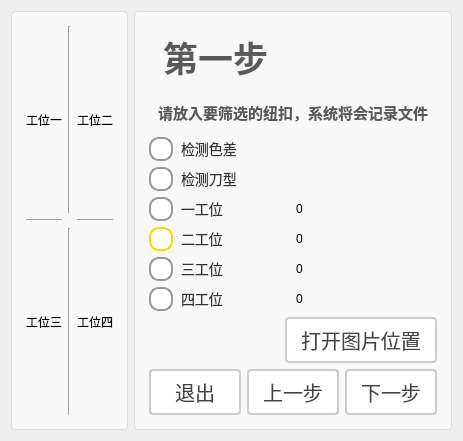
     <widget class="QWidget" name="tab_3">
      <attribute name="title">
       <string>tab_3</string>
      </attribute>
      <layout class="QHBoxLayout" name="horizontalLayout_9" stretch="5,2">
       <item>
        <widget class="QGroupBox" name="groupBox_5">
         <property name="styleSheet">
          <string notr="true">QGroupBox {
    border: 1px solid #DDD;
    border-radius: 4px;
    font: bold 14px;
    color: #666;
    background-color: #F8F8F8;
    padding: 5px; 
}

QGroupBox::title {
    subcontrol-origin: margin;
    subcontrol-position: top left;
    left: 10px;
    padding: 0 5px;
}</string>
         </property>
         <property name="title">
          <string/>
         </property>
         <layout class="QGridLayout" name="gridLayout">
          <item row="0" column="0">
           <widget class="QLabel" name="label_tab3_imgDisplay1">
            <property name="sizePolicy">
             <sizepolicy hsizetype="Minimum" vsizetype="Minimum">
              <horstretch>0</horstretch>
              <verstretch>0</verstretch>
             </sizepolicy>
            </property>
            <property name="text">
             <string>工位一</string>
            </property>
           </widget>
          </item>
          <item row="0" column="1">
           <widget class="Line" name="line_3">
            <property name="orientation">
             <enum>Qt::Orientation::Vertical</enum>
            </property>
           </widget>
          </item>
          <item row="0" column="2">
           <widget class="QLabel" name="label_tab3_imgDisplay2">
            <property name="sizePolicy">
             <sizepolicy hsizetype="Minimum" vsizetype="Minimum">
              <horstretch>0</horstretch>
              <verstretch>0</verstretch>
             </sizepolicy>
            </property>
            <property name="text">
             <string>工位二</string>
            </property>
           </widget>
          </item>
          <item row="1" column="0">
           <widget class="Line" name="line">
            <property name="orientation">
             <enum>Qt::Orientation::Horizontal</enum>
            </property>
           </widget>
          </item>
          <item row="1" column="2">
           <widget class="Line" name="line_2">
            <property name="orientation">
             <enum>Qt::Orientation::Horizontal</enum>
            </property>
           </widget>
          </item>
          <item row="2" column="0">
           <widget class="QLabel" name="label_tab3_imgDisplay3">
            <property name="text">
             <string>工位三</string>
            </property>
           </widget>
          </item>
          <item row="2" column="1">
           <widget class="Line" name="line_4">
            <property name="orientation">
             <enum>Qt::Orientation::Vertical</enum>
            </property>
           </widget>
          </item>
          <item row="2" column="2">
           <widget class="QLabel" name="label_tab3_imgDisplay4">
            <property name="sizePolicy">
             <sizepolicy hsizetype="Minimum" vsizetype="Preferred">
              <horstretch>0</horstretch>
              <verstretch>0</verstretch>
             </sizepolicy>
            </property>
            <property name="text">
             <string>工位四</string>
            </property>
           </widget>
          </item>
         </layout>
        </widget>
       </item>
       <item>
        <widget class="QGroupBox" name="groupBox_6">
         <property name="styleSheet">
          <string notr="true">QGroupBox {
    border: 1px solid #DDD;
    border-radius: 4px;
    font: bold 14px;
    color: #666;
    background-color: #F8F8F8;
    padding: 5px; 
}

QGroupBox::title {
    subcontrol-origin: margin;
    subcontrol-position: top left;
    left: 10px;
    padding: 0 5px;
}</string>
         </property>
         <property name="title">
          <string/>
         </property>
         <layout class="QVBoxLayout" name="verticalLayout_3" stretch="1,1,2,0,2,2,2">
          <item>
           <widget class="QLabel" name="label_23">
            <property name="styleSheet">
             <string notr="true">QLabel {
       font-size: 35px;        
       font-weight: bold;        
       color:  rgb(89, 89, 89);       
       padding: 5px 5px;     
       border-bottom: 2px solid #cccccc; 
    }</string>
            </property>
            <property name="text">
             <string>第一步</string>
            </property>
           </widget>
          </item>
          <item>
           <widget class="QLabel" name="label_8">
            <property name="styleSheet">
             <string notr="true">QLabel {
       font-size: 15px;        
       font-weight: bold;        
       color:  rgb(89, 89, 89);       
       padding: 5px 5px;     
       border-bottom: 2px solid #cccccc; 
    }</string>
            </property>
            <property name="text">
             <string>请放入要筛选的纽扣，系统将会记录文件</string>
            </property>
           </widget>
          </item>
          <item>
           <widget class="QRadioButton" name="rbtn_tab3_filterColor">
            <property name="styleSheet">
             <string notr="true">QRadioButton {
    spacing: 8px;
    font-size: 14px;
    color: #333;  /* 保持原始文字颜色 */
}

/* 未选中状态 */
QRadioButton::indicator {
    width: 20px;
    height: 20px;
    border-radius: 10px;
    border: 2px solid #999;
    background: #ffffff;
}

/* 悬停效果 */
QRadioButton::indicator:hover {
    border: 2px solid #666;
}

/* 选中状态 */
QRadioButton::indicator:checked {
    border: 2px solid #FF6B00;  /* 橙色边框 */
}

/* 选中时的内圆 */
QRadioButton::indicator:checked {
    background-color: qradialgradient(
        cx:0.5, cy:0.5,
        radius:0.4,
        fx:0.5, fy:0.5,
        stop:0 #FF6B00,  /* 主橙色 */
        stop:1 transparent
    );
}

/* 禁用状态 */
QRadioButton:::disabled {
    border: 2px solid #ccc;
    background: #eee;
}

/* 点击动画效果 */
QRadioButton::indicator:pressed {
    border: 2px solid #CC5500;  /* 深橙色边框 */
    background-color: qradialgradient(
        cx:0.5, cy:0.5,
        radius:0.5,
        fx:0.5, fy:0.5,
        stop:0 #FFD8B3,  /* 浅橙色渐变 */
        stop:1 transparent
    );
}</string>
            </property>
            <property name="text">
             <string>检测色差</string>
            </property>
           </widget>
          </item>
          <item>
           <widget class="QRadioButton" name="rbtn_tab3_checkBladeShape">
            <property name="styleSheet">
             <string notr="true">QRadioButton {
    spacing: 8px;
    font-size: 14px;
    color: #333;  /* 保持原始文字颜色 */
}

/* 未选中状态 */
QRadioButton::indicator {
    width: 20px;
    height: 20px;
    border-radius: 10px;
    border: 2px solid #999;
    background: #ffffff;
}

/* 悬停效果 */
QRadioButton::indicator:hover {
    border: 2px solid #666;
}

/* 选中状态 */
QRadioButton::indicator:checked {
    border: 2px solid #FF6B00;  /* 橙色边框 */
}

/* 选中时的内圆 */
QRadioButton::indicator:checked {
    background-color: qradialgradient(
        cx:0.5, cy:0.5,
        radius:0.4,
        fx:0.5, fy:0.5,
        stop:0 #FF6B00,  /* 主橙色 */
        stop:1 transparent
    );
}

/* 禁用状态 */
QRadioButton:::disabled {
    border: 2px solid #ccc;
    background: #eee;
}

/* 点击动画效果 */
QRadioButton::indicator:pressed {
    border: 2px solid #CC5500;  /* 深橙色边框 */
    background-color: qradialgradient(
        cx:0.5, cy:0.5,
        radius:0.5,
        fx:0.5, fy:0.5,
        stop:0 #FFD8B3,  /* 浅橙色渐变 */
        stop:1 transparent
    );
}</string>
            </property>
            <property name="text">
             <string>检测刀型</string>
            </property>
           </widget>
          </item>
          <item>
           <layout class="QHBoxLayout" name="horizontalLayout_6">
            <item>
             <layout class="QVBoxLayout" name="verticalLayout_5">
              <item>
               <widget class="QRadioButton" name="rbtn_tab3_firstWork1">
                <property name="styleSheet">
                 <string notr="true">QRadioButton {
    spacing: 8px;
    font-size: 14px;
    color: #333; /* 文字颜色始终保持这个值 */
}

/* 未选中状态 */
QRadioButton::indicator {
    width: 20px;
    height: 20px;
    border-radius: 10px;
    border: 2px solid #999;
    background: #ffffff;
}

/* 悬停效果 */
QRadioButton::indicator:hover {
    border: 2px solid #666;
}

/* 选中状态 */
QRadioButton::indicator:checked {
    border: 2px solid #FFD700; /* 黄色边框 */
}

/* 选中时的内圆 */
QRadioButton::indicator:checked {
    background-color: qradialgradient(
        cx:0.5, cy:0.5,
        radius:0.4,
        fx:0.5, fy:0.5,
        stop:0 #FFD700,
        stop:1 transparent
    );
}

/* 禁用状态 */
QRadioButton::indicator:disabled {
    border: 2px solid #ccc;
    background: #eee;
}

/* 移除文字颜色修改的代码 */

/* 点击动画效果 */
QRadioButton::indicator:pressed {
    border: 2px solid #CC9900;
    background-color: qradialgradient(
        cx:0.5, cy:0.5,
        radius:0.5,
        fx:0.5, fy:0.5,
        stop:0 #FFF59D,
        stop:1 transparent
    );
}</string>
                </property>
                <property name="text">
                 <string>一工位</string>
                </property>
               </widget>
              </item>
              <item>
               <widget class="QRadioButton" name="rbtn_tab3_firstWork2">
                <property name="styleSheet">
                 <string notr="true">QRadioButton {
    spacing: 8px;
    font-size: 14px;
    color: #333; /* 文字颜色始终保持这个值 */
}

/* 未选中状态 */
QRadioButton::indicator {
    width: 20px;
    height: 20px;
    border-radius: 10px;
    border: 2px solid #999;
    background: #ffffff;
}

/* 悬停效果 */
QRadioButton::indicator:hover {
    border: 2px solid #666;
}

/* 选中状态 */
QRadioButton::indicator:checked {
    border: 2px solid #FFD700; /* 黄色边框 */
}

/* 选中时的内圆 */
QRadioButton::indicator:checked {
    background-color: qradialgradient(
        cx:0.5, cy:0.5,
        radius:0.4,
        fx:0.5, fy:0.5,
        stop:0 #FFD700,
        stop:1 transparent
    );
}

/* 禁用状态 */
QRadioButton::indicator:disabled {
    border: 2px solid #ccc;
    background: #eee;
}

/* 移除文字颜色修改的代码 */

/* 点击动画效果 */
QRadioButton::indicator:pressed {
    border: 2px solid #CC9900;
    background-color: qradialgradient(
        cx:0.5, cy:0.5,
        radius:0.5,
        fx:0.5, fy:0.5,
        stop:0 #FFF59D,
        stop:1 transparent
    );
}</string>
                </property>
                <property name="text">
                 <string>二工位</string>
                </property>
                <property name="checked">
                 <bool>true</bool>
                </property>
               </widget>
              </item>
              <item>
               <widget class="QRadioButton" name="rbtn_tab3_firstWork3">
                <property name="styleSheet">
                 <string notr="true">QRadioButton {
    spacing: 8px;
    font-size: 14px;
    color: #333; /* 文字颜色始终保持这个值 */
}

/* 未选中状态 */
QRadioButton::indicator {
    width: 20px;
    height: 20px;
    border-radius: 10px;
    border: 2px solid #999;
    background: #ffffff;
}

/* 悬停效果 */
QRadioButton::indicator:hover {
    border: 2px solid #666;
}

/* 选中状态 */
QRadioButton::indicator:checked {
    border: 2px solid #FFD700; /* 黄色边框 */
}

/* 选中时的内圆 */
QRadioButton::indicator:checked {
    background-color: qradialgradient(
        cx:0.5, cy:0.5,
        radius:0.4,
        fx:0.5, fy:0.5,
        stop:0 #FFD700,
        stop:1 transparent
    );
}

/* 禁用状态 */
QRadioButton::indicator:disabled {
    border: 2px solid #ccc;
    background: #eee;
}

/* 移除文字颜色修改的代码 */

/* 点击动画效果 */
QRadioButton::indicator:pressed {
    border: 2px solid #CC9900;
    background-color: qradialgradient(
        cx:0.5, cy:0.5,
        radius:0.5,
        fx:0.5, fy:0.5,
        stop:0 #FFF59D,
        stop:1 transparent
    );
}</string>
                </property>
                <property name="text">
                 <string>三工位</string>
                </property>
               </widget>
              </item>
              <item>
               <widget class="QRadioButton" name="rbtn_tab3_firstWork4">
                <property name="styleSheet">
                 <string notr="true">QRadioButton {
    spacing: 8px;
    font-size: 14px;
    color: #333; /* 文字颜色始终保持这个值 */
}

/* 未选中状态 */
QRadioButton::indicator {
    width: 20px;
    height: 20px;
    border-radius: 10px;
    border: 2px solid #999;
    background: #ffffff;
}

/* 悬停效果 */
QRadioButton::indicator:hover {
    border: 2px solid #666;
}

/* 选中状态 */
QRadioButton::indicator:checked {
    border: 2px solid #FFD700; /* 黄色边框 */
}

/* 选中时的内圆 */
QRadioButton::indicator:checked {
    background-color: qradialgradient(
        cx:0.5, cy:0.5,
        radius:0.4,
        fx:0.5, fy:0.5,
        stop:0 #FFD700,
        stop:1 transparent
    );
}

/* 禁用状态 */
QRadioButton::indicator:disabled {
    border: 2px solid #ccc;
    background: #eee;
}

/* 移除文字颜色修改的代码 */

/* 点击动画效果 */
QRadioButton::indicator:pressed {
    border: 2px solid #CC9900;
    background-color: qradialgradient(
        cx:0.5, cy:0.5,
        radius:0.5,
        fx:0.5, fy:0.5,
        stop:0 #FFF59D,
        stop:1 transparent
    );
}</string>
                </property>
                <property name="text">
                 <string>四工位</string>
                </property>
               </widget>
              </item>
             </layout>
            </item>
            <item>
             <layout class="QVBoxLayout" name="verticalLayout_6">
              <item>
               <widget class="QLabel" name="label_tab3_tabImgCount1">
                <property name="text">
                 <string>0</string>
                </property>
               </widget>
              </item>
              <item>
               <widget class="QLabel" name="label_tab3_tabImgCount2">
                <property name="text">
                 <string>0</string>
                </property>
               </widget>
              </item>
              <item>
               <widget class="QLabel" name="label_tab3_tabImgCount3">
                <property name="text">
                 <string>0</string>
                </property>
               </widget>
              </item>
              <item>
               <widget class="QLabel" name="label_tab3_tabImgCount4">
                <property name="text">
                 <string>0</string>
                </property>
               </widget>
              </item>
             </layout>
            </item>
           </layout>
          </item>
          <item>
           <layout class="QHBoxLayout" name="horizontalLayout_7" stretch="3,2">
            <item>
             <spacer name="horizontalSpacer_7">
              <property name="orientation">
               <enum>Qt::Orientation::Horizontal</enum>
              </property>
              <property name="sizeHint" stdset="0">
               <size>
                <width>40</width>
                <height>20</height>
               </size>
              </property>
             </spacer>
            </item>
            <item>
             <widget class="QPushButton" name="pbtn_tab3_openImgLocate">
              <property name="sizePolicy">
               <sizepolicy hsizetype="Minimum" vsizetype="Minimum">
                <horstretch>0</horstretch>
                <verstretch>0</verstretch>
               </sizepolicy>
              </property>
              <property name="styleSheet">
               <string notr="true">QPushButton {
    padding: 6px 14px;
    border: 2px solid #CCC;
    border-radius: 4px;
    background-color: white;
    color: #444;
    font-size: 20px; 
}

QPushButton:hover {
    border-color: #999;
    background-color: #F5F5F5;
}

QPushButton:pressed {
    border-color: #777;
    background-color: #EEE;
}</string>
              </property>
              <property name="text">
               <string>打开图片位置</string>
              </property>
             </widget>
            </item>
           </layout>
          </item>
          <item>
           <layout class="QHBoxLayout" name="horizontalLayout_8" stretch="1,1,1">
            <item>
             <widget class="QPushButton" name="pbtn_tab3_exit">
              <property name="sizePolicy">
               <sizepolicy hsizetype="Minimum" vsizetype="Minimum">
                <horstretch>0</horstretch>
                <verstretch>0</verstretch>
               </sizepolicy>
              </property>
              <property name="styleSheet">
               <string notr="true">QPushButton {
    padding: 6px 14px;
    border: 2px solid #CCC;
    border-radius: 4px;
    background-color: white;
    color: #444;
    font-size: 20px; 
}

QPushButton:hover {
    border-color: #999;
    background-color: #F5F5F5;
}

QPushButton:pressed {
    border-color: #777;
    background-color: #EEE;
}</string>
              </property>
              <property name="text">
               <string>退出</string>
              </property>
             </widget>
            </item>
            <item>
             <widget class="QPushButton" name="pbtn_tab3_preStep">
              <property name="sizePolicy">
               <sizepolicy hsizetype="Minimum" vsizetype="Minimum">
                <horstretch>0</horstretch>
                <verstretch>0</verstretch>
               </sizepolicy>
              </property>
              <property name="styleSheet">
               <string notr="true">QPushButton {
    padding: 6px 14px;
    border: 2px solid #CCC;
    border-radius: 4px;
    background-color: white;
    color: #444;
    font-size: 20px; 
}

QPushButton:hover {
    border-color: #999;
    background-color: #F5F5F5;
}

QPushButton:pressed {
    border-color: #777;
    background-color: #EEE;
}</string>
              </property>
              <property name="text">
               <string>上一步</string>
              </property>
             </widget>
            </item>
            <item>
             <widget class="QPushButton" name="pbtn_tab3_nexStep">
              <property name="sizePolicy">
               <sizepolicy hsizetype="Minimum" vsizetype="Minimum">
                <horstretch>0</horstretch>
                <verstretch>0</verstretch>
               </sizepolicy>
              </property>
              <property name="styleSheet">
               <string notr="true">QPushButton {
    padding: 6px 14px;
    border: 2px solid #CCC;
    border-radius: 4px;
    background-color: white;
    color: #444;
    font-size: 20px; 
}

QPushButton:hover {
    border-color: #999;
    background-color: #F5F5F5;
}

QPushButton:pressed {
    border-color: #777;
    background-color: #EEE;
}</string>
              </property>
              <property name="text">
               <string>下一步</string>
              </property>
             </widget>
            </item>
           </layout>
          </item>
         </layout>
        </widget>
       </item>
      </layout>
     </widget>
